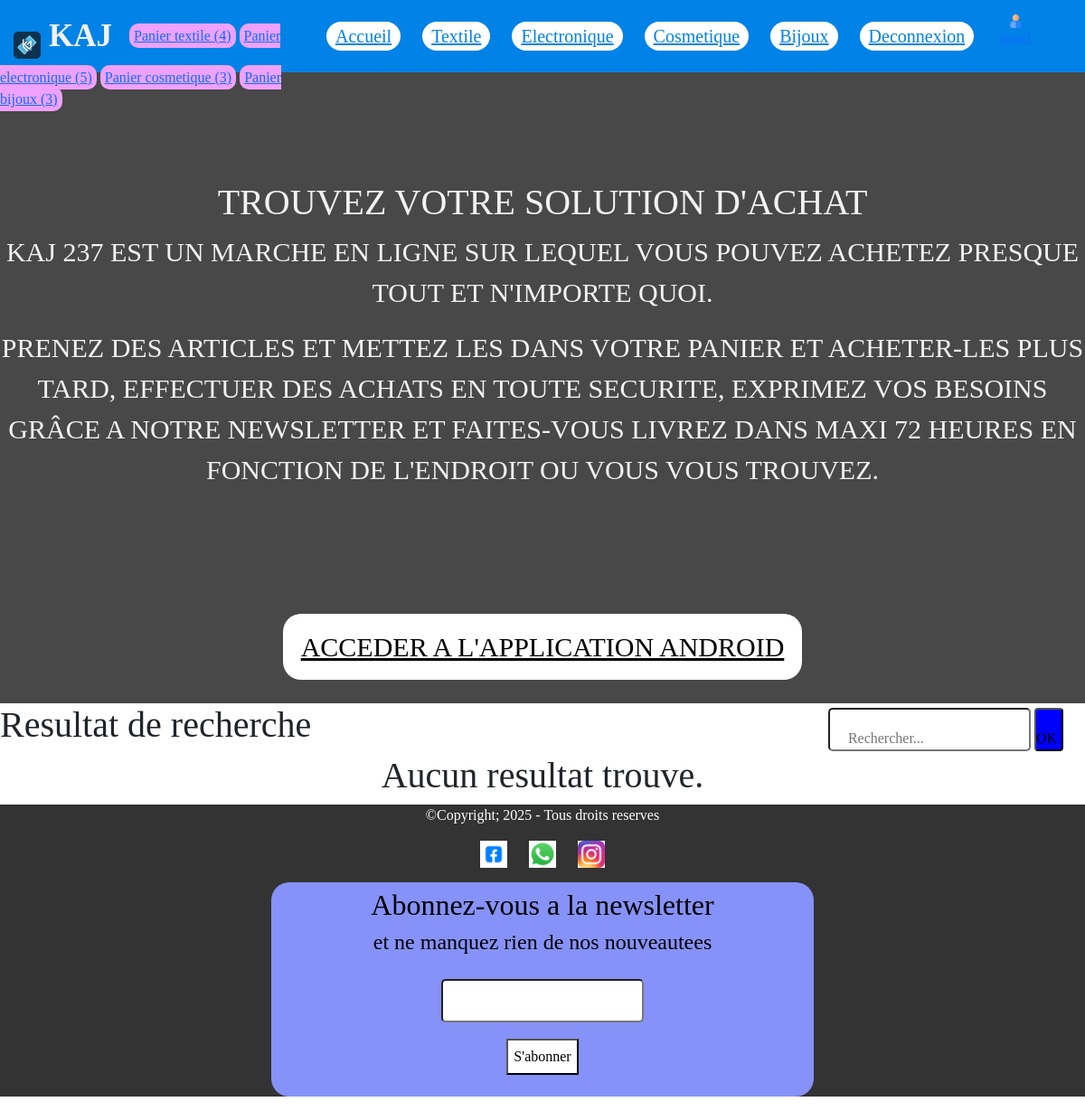
The page /search_electronique/ (signed in) on the database its author committed.
### accounts/models.py (models this page shows)
class Shopper(AbstractUser):
    pass

### store/models.py (models this page shows, shortened)
class Cart(models.Model):
    user = models.OneToOneField( AUTH_USER_MODEL, on_delete=models.CASCADE)
    orders = models.ManyToManyField(Order)

class Cart_electronique(models.Model):
    user = models.OneToOneField( AUTH_USER_MODEL, on_delete=models.CASCADE)
    orders = models.ManyToManyField(Order_electronique)

class Cart_cosmetique(models.Model):
    user = models.OneToOneField( AUTH_USER_MODEL, on_delete=models.CASCADE)
    orders = models.ManyToManyField(Order_cosmetique)

class Cart_bijoux(models.Model):
    user = models.OneToOneField( AUTH_USER_MODEL, on_delete=models.CASCADE)
    orders = models.ManyToManyField(Order_bijoux)

### store/views.py (the view)
# urls.py: path('search_electronique/', search_electronique, name='search_electronique'),
def search_electronique(request):
    query = request.GET.get('qu')
    if query:
        results = Electronique.objects.filter(name__icontains=query)
    else:
        results = Electronique.objects.none()
    return render(request, 'search_results_electronique.html', {'results': results})

### template/search_results_electronique.html (shortened to what this page needs)
{% extends 'base.html' %}
{% block content %}
<form class="search" method="get" action="{% url 'search_electronique' %}">
      <input class="rech" type="text" name="qu" placeholder="Rechercher...">
      <button class="bouton-rech" type="submit">OK</button>
</form>
<h1>Resultat de recherche</h1>
{% if results %}
     {% for Electronique in results %}
<style>
    article {
        background:#0a86ff;
        padding-bottom:80px;
        width:300px;
        border-radius:20px;
        float:left;
        margin-left:20px;
        margin-top:15px;
        text-align:center;
    }
    article:hover {
        transform: scale(1.1);
    }
    h2{
        text-align:center;
        margin: 15px 0 15px 0;
        padding-top:30px;
    }
    .voir{
        background-color:#fff;
        color:#444;
        padding:20px;
        border-radius:10px;
        position:static;
    }
    .voir:hover{
        background:#444;
        color:#fff;
    }
    #product{
        display:inline-block;
        padding: 20px;
    }
    .rech{
        padding-left:20px;
        border-radius:5px;
        padding-top:20px;
      }
      .bouton-rech{
           background-color:blue;
           border-radius:4px;
           padding-right:5px;
           padding-top:20px;
       }
       .bouton-rech:hover{
           background-color:#444;
       }
     .search{
        float:right;
        margin-right:2%;
        position:relative;
        top:35px;
      }
    body{
        background-color: #d4dde4;
    }
</style>
<nav id="product">
    <ul>
        <li class="lis">
            <article>
                <p>
                    <h2>{{ Electronique.name }}</h2>
                    <img src="{{ Electronique.thumbnail.url }}" alt="{{ Electronique.name }}" style="max-width: 200px; max-height: 150px"><br><br><br>
                    <a class="voir" href="{{ Electronique.get_absolute_url }}">Voir l'article</a>
                </p>
            </article>
        </li>
    </ul>
</nav>
     {% endfor %}
{% else %}
    <h1 id="result">Aucun resultat trouve.</h1>
{% endif %}
{% endblock %}

### template/base.html (shortened to what this page needs)
<!DOCTYPE html>
<html lang="fr">
<head>
    {% load static %}
</head>
<body>
<header>
    <nav class="connexion">
        <img src="{% static 'images/logo_kaj.jpg' %}" alt="kaj" id="logos">
        <label class="logo">KAJ</label>
        <ul>
            <li><a href="{% url 'accueil' %}">Accueil</a></li>
            <li><a href="{% url 'index' %}">Textile</a></li>
            <li><a href="{% url 'electronique' %}">Electronique</a></li>
            <li><a href="{% url 'cosmetique' %}">Cosmetique</a></li>
            <li><a href="{% url 'bijoux' %}">Bijoux</a></li>
            {% if user.is_authenticated %}
            <li>
                <a class="user" href="{% url 'logout' %}">Deconnexion</a></li>
            <a href="{% url 'profil' %}"><img src="{% static 'images/user.png' %}" alt="user"
                                              style="max-width:15px; max-height:15px;" id="user_image" class="text-dark">{{ user.username }}</a>
            {% else %}
            <li><a class="user" href="{% url 'login' %}">Connexion</a></li>
            <li><a class="user" href="{% url 'signup' %}">S'inscrire</a></li>
            {% endif %}
        </ul>
        {% if user.cart %}
        <a href="{% url 'cart' %}" class="cart">Panier textile ({{ user.cart.orders.count }})</a>
        {% endif %}
        {% if user.cart_electronique %}
        <a href="{% url 'cart_electronique' %}" class="cart">Panier electronique ({{ user.cart_electronique.orders.count }})</a>
        {% endif %}
        {% if user.cart_cosmetique %}
        <a href="{% url 'cart_cosmetique' %}" class="cart">Panier cosmetique ({{ user.cart_cosmetique.orders.count }})</a>
        {% endif %}
        {% if user.cart_bijoux %}
        <a href="{% url 'cart_bijoux' %}" class="cart">Panier bijoux ({{ user.cart_bijoux.orders.count }})</a>
        {% endif %}
    </nav>
    <link rel="stylesheet" href="{% static 'css/bootstrap.min.css' %}">
</header>
<section id="main-page">
    <div id="main">
        <h1>TROUVEZ VOTRE SOLUTION D'ACHAT</h1>
        <p>
            KAJ 237 est un marche en ligne sur lequel vous pouvez achetez presque tout et n'importe quoi.
        </p>
        <p>
            Prenez des articles et mettez les dans votre panier et acheter-les plus tard, effectuer des achats en toute
            securite, exprimez vos besoins grâce a notre Newsletter et faites-vous livrez dans maxi 72 heures en
            fonction de l'endroit ou vous vous trouvez.
        </p>
        <br><br><br>
        <a href="https://mega.nz/file/E31TQB6B#2zwKQ6WxIYrtyLHFK4Sm2aNRfb6oMfqhZB1nGapC8-w" class="service"
           style="width: 100%; background-color: #fff; padding: 20px; border-radius: 20px; color: #000;">Acceder a
            l'application Android</a>
    </div>
</section>
{% block content %}
{% endblock %}
<footer>
    <p>©Copyright; 2025 - Tous droits reserves</p>
    <div class="social-link">
        <a href="https://facebook.com/jordan kamgang" target="_blank">
            <img src="{% static 'images/logo_facebook.png' %}" alt="Facebook">
        </a>
        <a href="https://wa.me/Jordan Kamgang" target="_blank">
            <img src="{% static 'images/logo_whatsapp.jpg' %}" alt="Whatsapp">
        </a>
        <a href="https://instagram.com/CheatBoy79" target="_blank">
            <img src="{% static 'images/logo_instagram.jpg' %}" alt="Instagram">
        </a>
    </div>
    <p>
    <form method="POST" class="newsletter w-50 mx-auto">
        <p>
        <h2 class="text">Abonnez-vous a la newsletter</h2>
        <h4 class="text">et ne manquez rien de nos nouveautees</h4>
        <input type="email" name="email" id="email" required style="padding: 10px;"><br>
        <button type="submit" id="abonner">S'abonner</button>
        <br><br>
        </p>
    </form>
    </p>
</footer>
</body>
</html>

### template/base.html (style rules this page uses)
* { margin: 0; padding: 0; box-sizing: border-box; font-family: poppins; text-decoration: none; list-style: none; }
footer { background-color: #333; color: white; text-align: center; bottom: 0; width: 100%; height: auto; }
.newsletter { width: 30%; height: 100%; background-color: #8692f7; border-radius: 20px; position: relative; text-align: center; }
#email { margin: 3%; border-radius: 5px; }
#abonner { background-color: #fff; padding: 1%; }
.social-link { margin-top: 10px; }
.social-link a { margin: 0 10px; display: inline-block; }
.social-link img { width: 30px; height: 30px; transition: transform 0.3s ease; }
.text { color: black; }
.newsletter h2 { padding-top: 1%; }
.connexion { background-color: #0082e6; height: 80px; width: 100%; }
label.logo { color: #f2f2f2; font-size: 35px; line-height: 80px; padding-left: 20px; padding-right: 15px; font-weight: 600; }
.connexion ul { float: right; margin-right: 60px; }
.connexion ul li { display: inline-block; line-height: 80px; margin: 0 10px; }
.connexion ul li a { color: #0082e6; font-weight: 500; font-size: 20px; padding: 5px 10px; border-radius: 50px; background: white; transition: 0.3s; clip-path: polygon ( 100% 0, 100% 35%, 100% 50%, 100% 65%, 100% 100%, 0 100%, 0 65% 0 50%, 0 35%, 0 0; ) }
#main-page { height: auto; background: #484848; }
#main { text-transform: uppercase; text-align: center; padding: 120px 0 40px 0; font-size: 30px; color: #f2f2f2; }
#main p { text-transform: uppercase; text-align: center; }
.cart { background-color: #eea1ff; border-radius: 10px; padding: 5px; position: relative; bottom: 6px; }
#user_image { position: relative; bottom: 20px; left: 25px; }
#logos { max-with: 30px; max-height: 30px; border-radius: 5px; position: relative; left: 15px; top: 3px; }

### template/search_results_electronique.html (style rules this page uses)
.rech { padding-left:20px; border-radius:5px; padding-top:20px; }
.bouton-rech { background-color:blue; border-radius:4px; padding-right:5px; padding-top:20px; }
.search { float:right; margin-right:2%; position:relative; top:5px; }
#result { text-align:center; }

### rows shown on the page
Shopper: cart.orders.count "4", cart_electronique.orders.count "5", cart_cosmetique.orders.count "3", cart_bijoux.orders.count "3"
